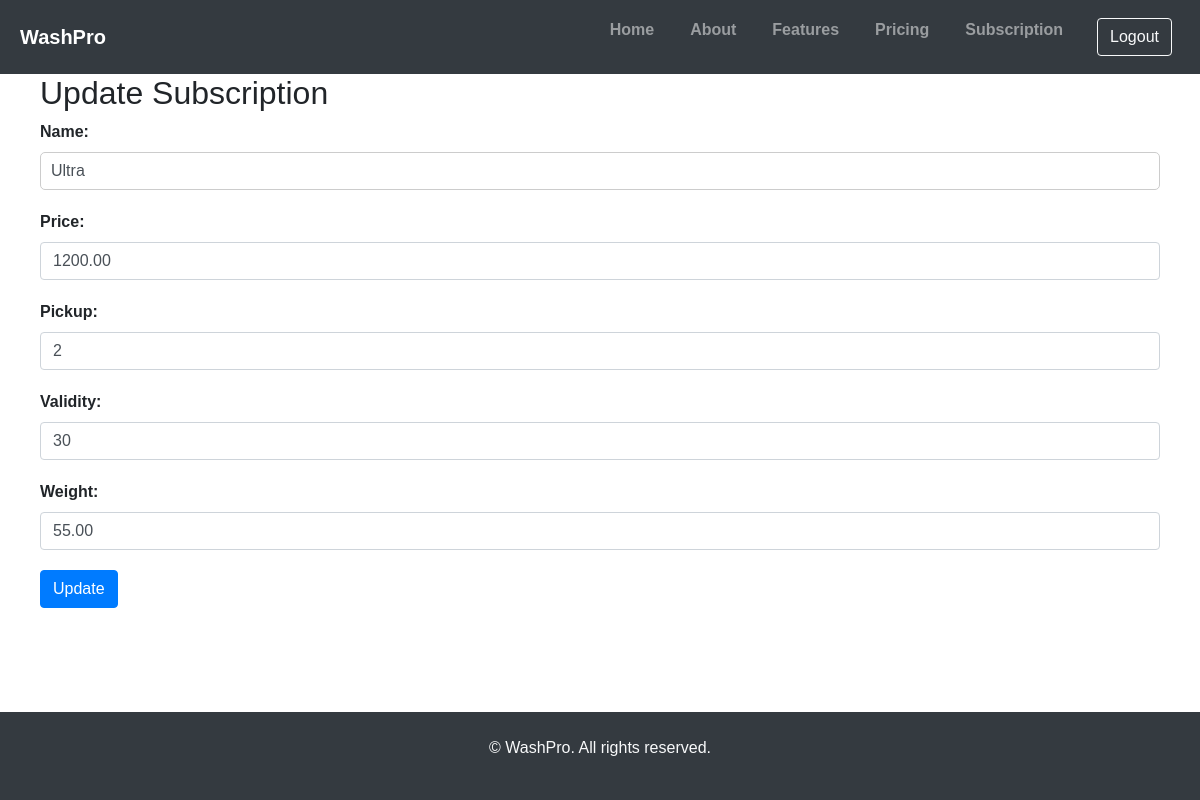
/dashboard/subscription/1/update/ (signed in), run on the app's committed database.
### base/models.py (models this page shows, shortened)
class Subscription(models.Model):
    name = models.CharField(max_length=200)
    price = models.DecimalField(max_digits=8, decimal_places=2)
    pickup = models.IntegerField()
    validity = models.IntegerField()
    weight = models.DecimalField(max_digits=8, decimal_places=2)
    update = models.DateTimeField(auto_now=True)
    created = models.DateTimeField(auto_now_add=True)

### dashboard/views.py (the view)
# urls.py: path('subscription/<int:subscription_id>/update/', views.create_subscription, name='update_subscription'),
def create_subscription(request, subscription_id=None):
    if subscription_id:
        subscription = get_object_or_404(Subscription, id=subscription_id)
    else:
        subscription = None
    if request.method == 'POST':
        form = SubscriptionForm(request.POST, instance=subscription)
        if form.is_valid():
            form.save()
            redirect_url = reverse('dashboard:home') + '#subscriptions'
            return HttpResponseRedirect(redirect_url)
    else:
        form = SubscriptionForm(instance=subscription)
    context = {
        'form': form,
        'subscription': subscription,
    }
    return render(request, 'dashboard/create_subscription.html', context)

### dashboard/forms.py
class SubscriptionForm(forms.ModelForm):
    class Meta:
        model = Subscription
        fields = ['name', 'price', 'pickup', 'validity', 'weight']

### dashboard/templates/dashboard/create_subscription.html (shortened to what this page needs)
{% extends 'base.html' %}
{% block content %}
<div class="container">
  {% if subscription %}
    <h2>Update Subscription</h2>
  {% else %}
    <h2>Create Subscription</h2>
  {% endif %}
  <form method="post">
    <div class="form-group">
      <label for="name">Name:</label>
      <input type="text" class="form-control" id="name" name="name" placeholder="Enter name" required value="{{ subscription.name }}">
    </div>
    <div class="form-group">
      <label for="price">Price:</label>
      <input type="number" class="form-control" id="price" name="price" placeholder="Enter price" required min="1" value="{{ subscription.price  }}">
    </div>
    <div class="form-group">
      <label for="pickup">Pickup:</label>
      <input type="number" class="form-control" id="pickup" name="pickup" placeholder="Enter pickup" required min="1" value="{{ subscription.pickup }}">
    </div>
    <div class="form-group">
      <label for="validity">Validity:</label>
      <input type="number" class="form-control" id="validity" name="validity" placeholder="Enter validity" required min="1" value="{{ subscription.validity }}">
    </div>
    <div class="form-group">
      <label for="weight">Weight:</label>
      <input type="number" class="form-control" id="weight" name="weight" placeholder="Enter weight" required min="1" value="{{ subscription.weight }}">
    </div>
    <button type="submit" class="btn btn-primary">{% if subscription %}Update{% else %}Create{% endif %}</button>
  </form>
</div>
{% endblock %}

### static/base.css (style rules this page uses)
body { font-family: Arial, sans-serif; margin: 0; padding: 0; }
.container { max-width: 1200px; margin: 0 auto; padding: 0 20px; }
.form-group { margin-bottom: 20px; }
.form-group label { display: block; font-weight: bold; }
.form-group input[type="text"], .form-group input[type="email"], .form-group textarea { width: 100%; padding: 10px; border: 1px solid #ccc; border-radius: 5px; font-size: 16px; }

### templates/base.html (style rules this page uses)
html, body { height: 100%; margin: 0; }

### data on the page
Subscription: name "Ultra", price "1200.00", pickup "2", validity "30", weight "55.00"
